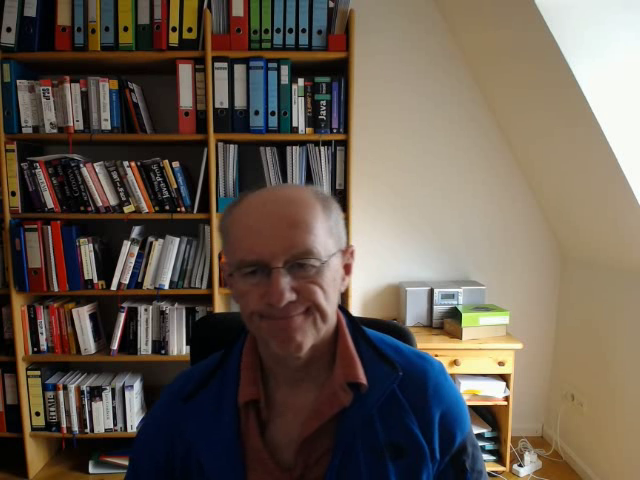
#> input picture frame 30 of OpenCVTutorial/videos/output_640_480.avi, 640 x 480 px, given in place of the camera
$ python C02_LoadingVideoSource.py
#> lines starting #> are read from the running program, lines starting #| are printed output that depends on the picture; after the words box and inside, x2 and y2 are one past the last pixel; in counts of white or black regions, pixels touching at a corner belong together
import cv2 as cv

def capture_and_display_video():
    cap = cv.VideoCapture(0)      # first camera - 0 is a device index
    # cap captures one frame after the other
    if not cap.isOpened(): # check if cap is initialized correctly
        print("Cannot open camera")
        exit()

    while True:
        ret, frame = cap.read()
#> frame is the input picture: shape (480, 640, 3); mean B, G, R 79.7, 91.1, 102.8
        if not ret:   # if frame is read correctly ret is True otherwise False
            print("Can't receive frame (stream end?). Exiting ...")
            break
        print('frame.shape',frame.shape)
#| frame.shape (480, 640, 3)
        # frame is a numpy array, uint8 with 3 channels  (height=480,width=640,3)
        print('Width', cap.get(cv.CAP_PROP_FRAME_WIDTH))    # 640
        print('Height', cap.get(cv.CAP_PROP_FRAME_HEIGHT))  # 480
        gray = cv.cvtColor(frame, cv.COLOR_BGR2GRAY)
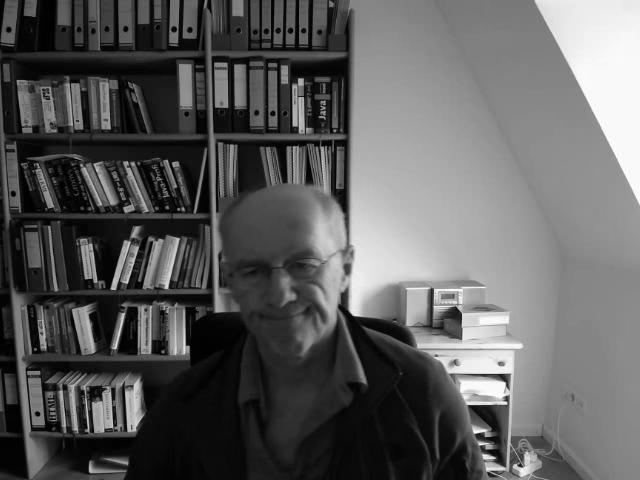
#> gray: shape (480, 640); min 0, max 255, mean 93.3
        # gray is a numpy array, uint8 (height=480,width=640)
        gray[470:480,600:640]=255
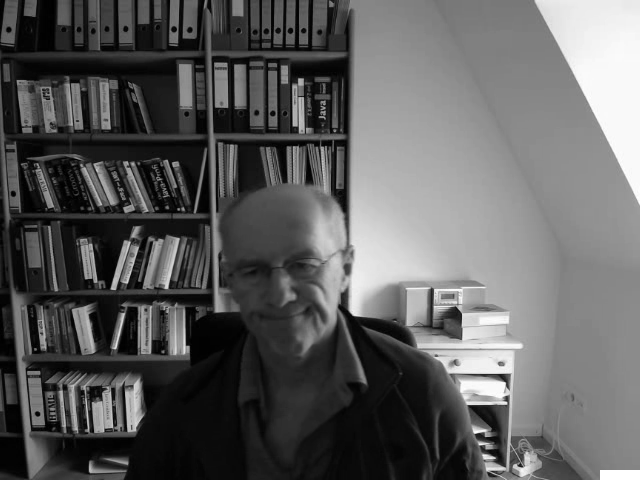
#> gray: shape (480, 640); 0.13% of pixels changed, all inside (x1, y1, x2, y2) = (600, 470, 640, 480)
        cv.imshow('frame', gray)
        if cv.waitKey(10) == ord('q'):
#> (key q is pressed here)
            break

    cap.release()  # release WebCam
    cv.destroyAllWindows()

def play_video_file():
    cap = cv.VideoCapture('output_640_480.avi') # get frames from file instead of camera
    while cap.isOpened():
        ret, frame = cap.read()
        # if frame is read correctly ret is True
        if not ret:
            print("Can't receive frame (stream end?). Exiting ...")
            break
        gray = cv.cvtColor(frame, cv.COLOR_BGR2GRAY)
        cv.imshow('frame', gray)
        if cv.waitKey(25) == ord('q'): # wait 25 ms to display frame
#> (key q is pressed here)
            break

    cap.release()
    cv.destroyAllWindows()

def capture_and_store_video():
    cap = cv.VideoCapture(0)
    # fourcc = cv2.VideoWriter_fourcc(*'XVID')
    fourcc = cv.VideoWriter_fourcc('X','V','I','D') # video codec
    #                                          fps  (width, height)
    out = cv.VideoWriter('output.avi', fourcc, 20.0, (640, 480))

    while cap.isOpened():
        ret, frame = cap.read()
        if not ret:
            print("Can't receive frame (stream end?). Exiting ...")
            break
        frame = cv.flip(frame, 0)
        # write the flipped frame
        out.write(frame)
        cv.imshow('frame', frame)
        if cv.waitKey(1) == ord('q'):
            break

    cap.release()
    out.release()
    cv.destroyAllWindows()


if __name__ == '__main__':
    capture_and_display_video()
    play_video_file()
    #capture_and_store_video()

$ run again, starting later in the video
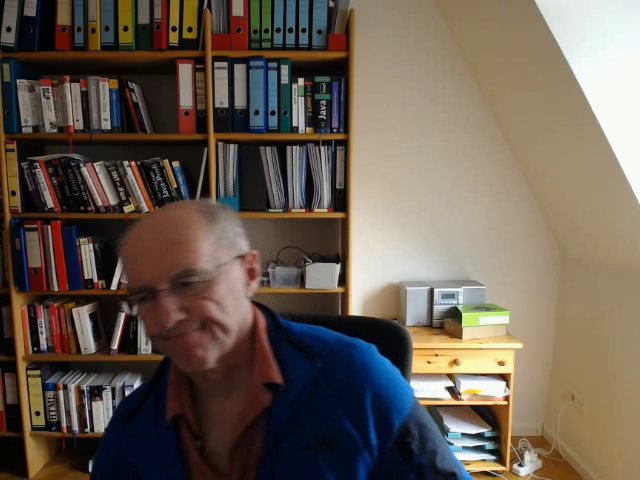
#> input picture frame 138 of OpenCVTutorial/videos/output_640_480.avi, 640 x 480 px, given in place of the camera
#> in capture_and_display_video, frame is the input picture: shape (480, 640, 3); mean B, G, R 81.3, 93.1, 104.9
#| frame.shape (480, 640, 3)
#> in capture_and_display_video, `gray = cv.cvtColor(frame, cv.COLOR_BGR2GRAY)`:
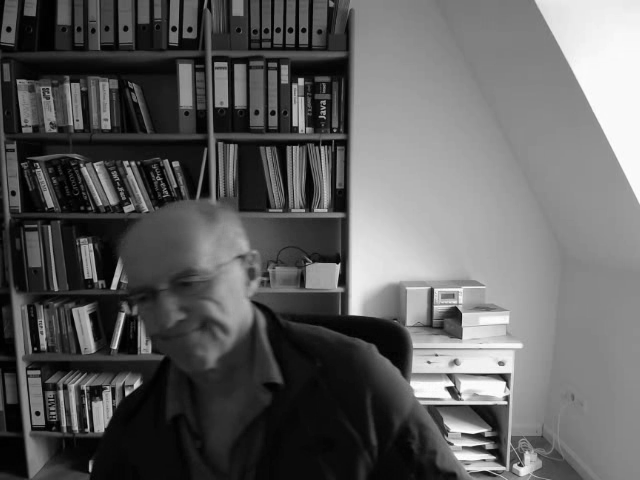
#> gray: shape (480, 640); min 0, max 255, mean 95.2
#> in capture_and_display_video, `gray[470:480,600:640]=255`:
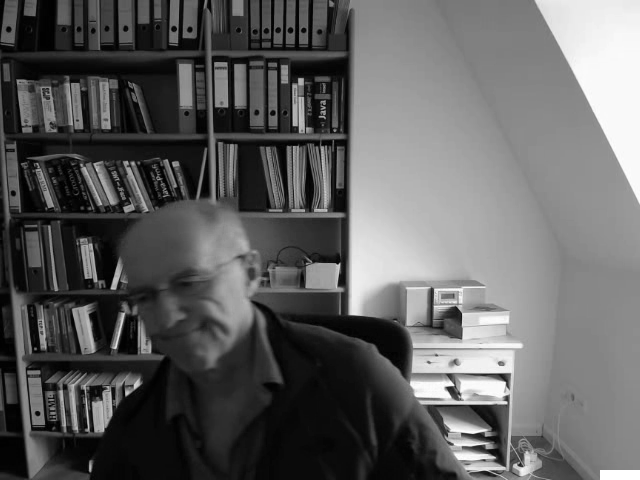
#> gray: shape (480, 640); 0.13% of pixels changed, all inside (x1, y1, x2, y2) = (600, 470, 640, 480)

$ run again, starting later in the video
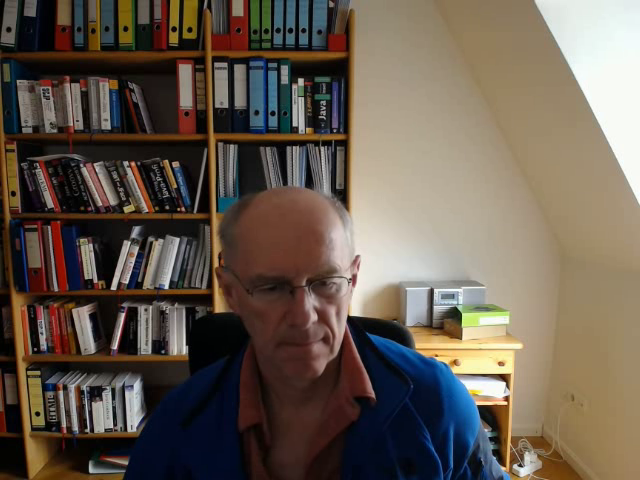
#> input picture frame 245 of OpenCVTutorial/videos/output_640_480.avi, 640 x 480 px, given in place of the camera
#> in capture_and_display_video, frame is the input picture: shape (480, 640, 3); mean B, G, R 79.3, 91.1, 102.8
#| frame.shape (480, 640, 3)
#> in capture_and_display_video, `gray = cv.cvtColor(frame, cv.COLOR_BGR2GRAY)`:
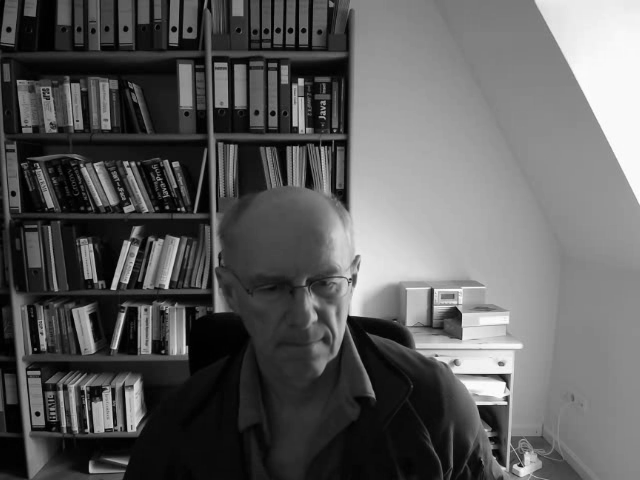
#> gray: shape (480, 640); min 0, max 255, mean 93.2
#> in capture_and_display_video, `gray[470:480,600:640]=255`:
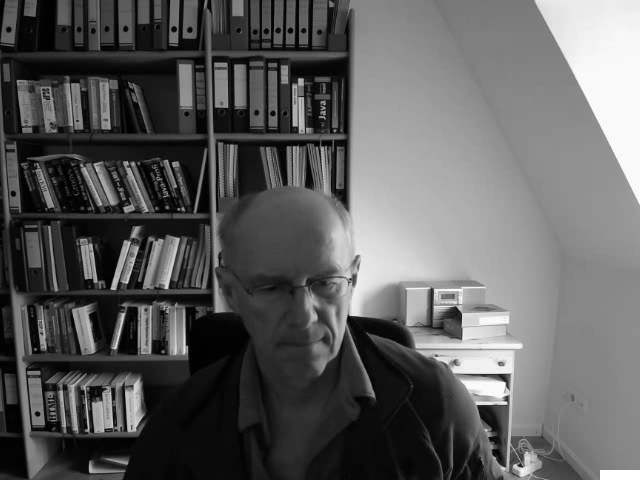
#> gray: shape (480, 640); 0.13% of pixels changed, all inside (x1, y1, x2, y2) = (600, 470, 640, 480)
